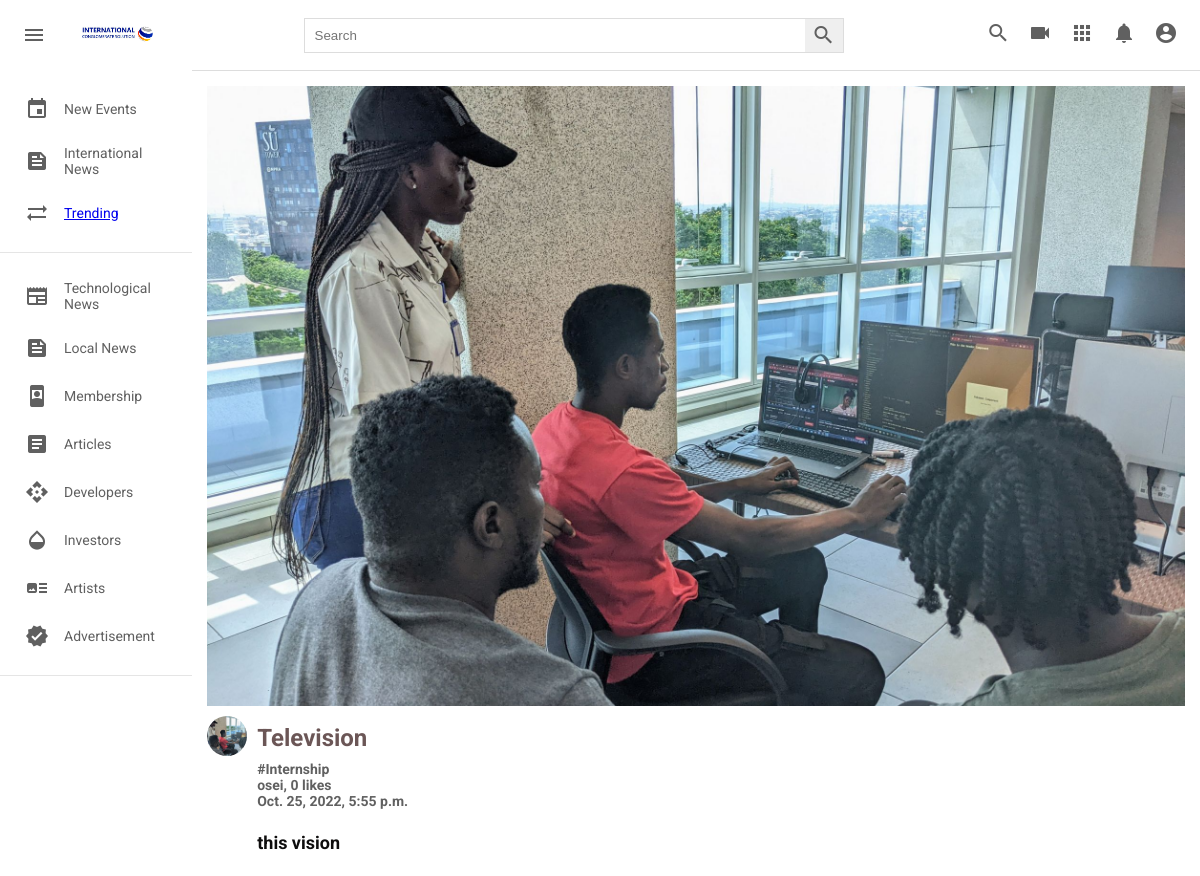
Screenshot of /5bd0b9f6-332a-4c3b-984c-32d9e31132dd/ with the database file from the repository.
### post/models.py (models this page shows, shortened)
class Post(models.Model):
    id = models.UUIDField(primary_key = True, default = uuid.uuid4)
    title = models.CharField(max_length=500, verbose_name="title", blank=True)
    picture = models.ImageField(upload_to=user_directory_path, verbose_name="Picture", null=True)
    caption = models.CharField(max_length=500000, verbose_name="Caption")
    posted = models.DateTimeField(auto_now_add=True)
    tag = models.ManyToManyField(Tag, related_name="tags")
    user = models.ForeignKey(User, on_delete=models.CASCADE)
    likes = models.IntegerField(default=0)

class Tag(models.Model):
    title = models.CharField(max_length=100, verbose_name='tag')
    slug = models.SlugField(null=False, unique=True, default=uuid.uuid1)
    class Meta:
        verbose_name = 'Tag'
        verbose_name_plural = 'Tags'
    def __str__(self):
        return self.title

### post/views.py (the view)
# urls.py: path('<str:id>/', views.detail_page, name="detailed_page"),
def detail_page(request, id):
    detailed_page = get_object_or_404(Post, pk=id)
    return render(request, 'detail_page.html', {'detailed_page':detailed_page})

### templates/detail_page.html
{% extends 'base.html' %}
{% load static %}
   {% block content %}
     <div class="detailPage_videos">
        <div class="detailPage_videos__container">
            <div class="detailPage_video">
                <div class="detailPage_video__thumbnail">
                <img src="{{ detailed_page.picture.url }}" alt="" />
                </div>
                <div class="video__details">
                    <div class="detailPage_author">
                        <img
                        src="{{ detailed_page.picture.url }}"
                        alt=""
                        />
                    </div>
                    <div class="detailPage_title">
                        <h3> <a href=""> {{ detailed_page.title }}</a></h3>
                        <h2><b>{% for tag in detailed_page.tag.all%}<a href="{{tag.get_absolute_url}}"> #{{tag}} </a><br>{% endfor %}</b></h2>
                        <h2><b><a href=""> {{detailed_page.user.username}}, {{detailed_page.likes}} likes </a></b></h2>
                        <h2> <b> <a href="">{{detailed_page.posted}}</a> </b></h2><br>
                        <h4> <a href=""> {{ detailed_page.caption }}</a></h4>
                    </div>
                </div>
            </div>
        </div>
      </div>
    </div>
   {% endblock content %}

### static/styles.css (style rules this page uses)
* { margin: 0; padding: 0; box-sizing: border-box; }
body { font-family: 'Roboto', sans-serif; }
.video__details { display: flex; margin-top: 10px; }
.detailPage_videos { background-color: #fff; width: 100%; height: 100%; padding: 15px 15px; border-top: 1px solid #ddd; overflow-y: scroll; }
.detailPage_video { width: 100%; margin-bottom: 30px; }
.detailPage_video__thumbnail { width: 100%; height: 80%; }
.detailPage_video__thumbnail img { object-fit: cover; height: 100%; width: 100%; }
.detailPage_author img { object-fit: cover; border-radius: 50%; height: 40px; width: 40px; margin-right: 10px; }
.detailPage_title { display: flex; flex-direction: column; }
.detailPage_title h3 a { color: rgb(107, 86, 86); line-height: 45px; font-size: 24px; margin-bottom: 6px; }
.detailPage_title h4 a { color: rgb(14, 13, 13); line-height: 30px; font-size: 18px; margin-bottom: 6px; }
.detailPage_title a, span { text-decoration: none; color: rgb(96, 96, 96); font-size: 14px; }

### rows the page displays
Post: picture (picture), title "Television", user.username "osei", likes "0", posted "Oct. 25, 2022, 5:55 p.m.", caption "this vision"
Tag: title "Internship"
